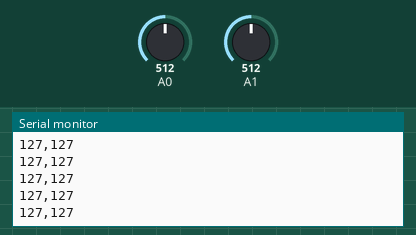
This sketch was run on a simulated Arduino Uno, built with avr-gcc and run on an emulated ATmega328P. Shown: the last lines printed to the serial monitor. The inputs (shaded band) are chosen by the test bench; at power-on: A0 = 512, A1 = 512.

Above: at 1.2 s.
1.3 s: A0 set to 716
At 2.4 s:
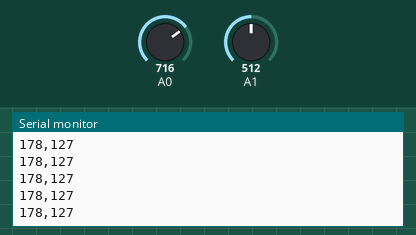
4.3 s: A1 set to 716
At 5.4 s:
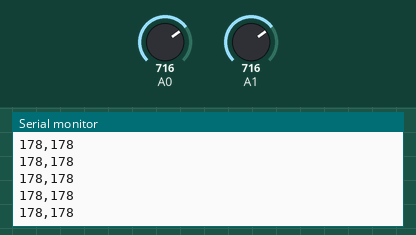
5.8 s: A0 set to 900
At 6.3 s:
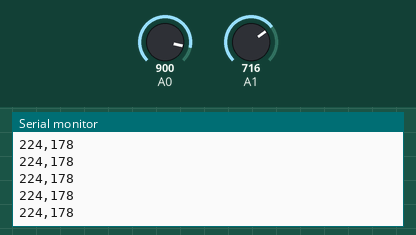
7.3 s: A1 set to 900
At 8.4 s:
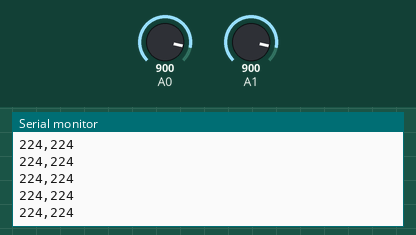
Timing chart, 0 to 9.8 s (numbered marks = the images above; inputs shaded):
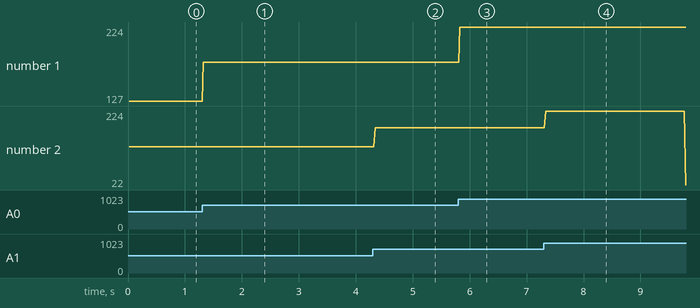

Measured:
- after the input at 1.3 s, the serial monitor: prints a new line at once (image 1)
- after the input at 4.3 s, the serial monitor: prints a new line at once (image 2)
- after the input at 5.8 s, the serial monitor: prints a new line at once (image 3)
- after the input at 7.3 s, the serial monitor: prints a new line at once (image 4)
- plotted number 1: 127 → 178 after the input at 1.3 s, 178 → 224 after the input at 5.8 s
- plotted number 2: 178 → 22 after the input at 7.3 s

The sketch:

ClassDemo.ino
```cpp
void setup() {
  // put your setup code here, to run once:
  Serial.begin(9600);

}

void loop() {
  // put your main code here, to run repeatedly:
  int reading1 = analogRead(A0);
  int reading2 = analogRead(A1);
  int mapping1 = map(reading1, 0, 1023, 0, 255);
  int mapping2 = map(reading2, 0, 1023, 0, 255);
  delay(20);
  Serial.print(mapping1);
  Serial.print(",");
  Serial.println(mapping2);

}
```
